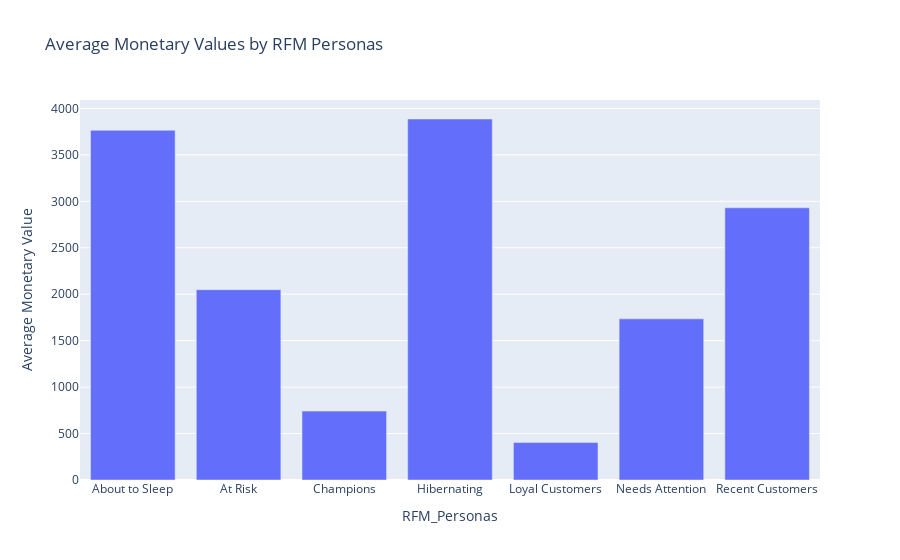

The notebook cell this image was saved under:
### Code cell
# Create a box plot
average_monetary = rfm_df.groupby('RFM_Personas')['sales_values'].mean().reset_index()

# Create a bar chart
fig = px.bar(average_monetary, x='RFM_Personas', y='sales_values',
             title='Average Monetary Values by RFM Personas',
             labels={'sales_values': 'Average Monetary Value'})
fig.show()

### Figure 1 — Plotly figure (JSON) as saved in the notebook; plotly's stock layout.template omitted (floating-point values rounded to 4 significant figures)
{"data": [{"alignmentgroup": "True", "hovertemplate": "RFM_Personas=%{x}<br>Average Monetary Value=%{y}<extra></extra>", "legendgroup": "", "marker": {"color": "#636efa", "pattern": {"shape": ""}}, "name": "", "offsetgroup": "", "orientation": "v", "showlegend": false, "textposition": "auto", "type": "bar", "x": ["About to Sleep", "At Risk", "Champions", "Hibernating", "Loyal Customers", "Needs Attention", "Recent Customers"], "xaxis": "x", "y": [3765.0, 2049, 741.9, 3886.0, 403, 1735.0, 2930.0], "yaxis": "y"}], "layout": {"barmode": "relative", "legend": {"tracegroupgap": 0}, "title": {"text": "Average Monetary Values by RFM Personas"}, "xaxis": {"anchor": "y", "domain": [0, 1], "title": {"text": "RFM_Personas"}}, "yaxis": {"anchor": "x", "domain": [0, 1], "title": {"text": "Average Monetary Value"}}}}
